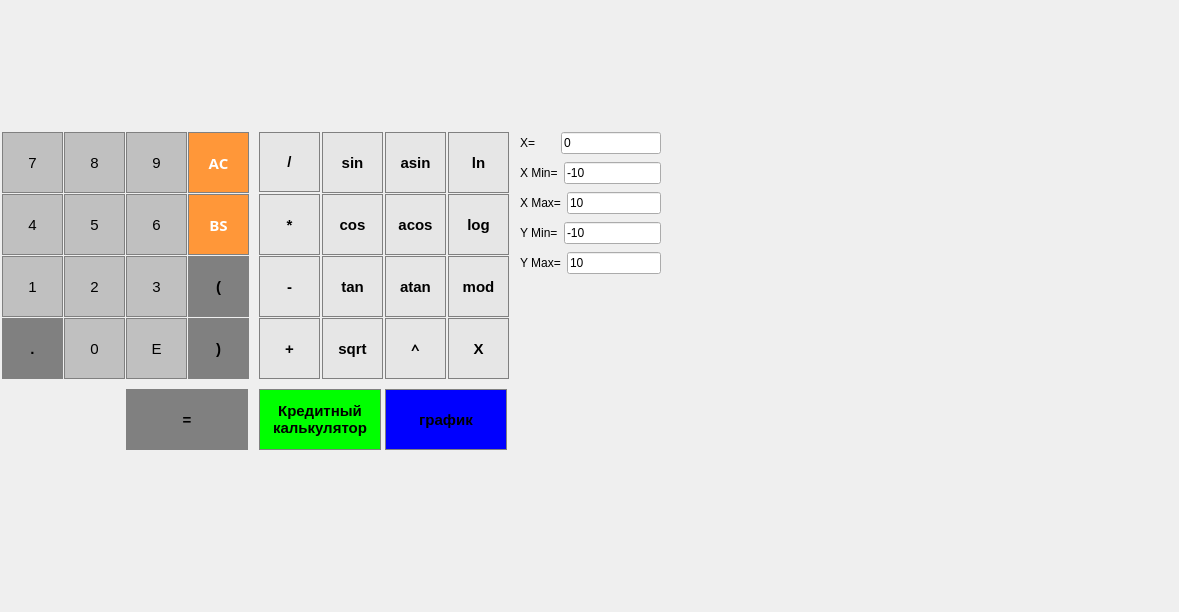
<?xml version="1.0" encoding="UTF-8"?>
<ui version="4.0">
 <class>MainWindow</class>
 <widget class="QMainWindow" name="MainWindow">
  <property name="geometry">
   <rect>
    <x>0</x>
    <y>0</y>
    <width>1179</width>
    <height>612</height>
   </rect>
  </property>
  <property name="windowTitle">
   <string>SmartCalc_v1.0</string>
  </property>
  <widget class="QWidget" name="centralwidget">
   <widget class="QLabel" name="result_show">
    <property name="geometry">
     <rect>
      <x>10</x>
      <y>10</y>
      <width>481</width>
      <height>51</height>
     </rect>
    </property>
    <property name="font">
     <font>
      <pointsize>20</pointsize>
      <weight>75</weight>
      <bold>true</bold>
     </font>
    </property>
    <property name="styleSheet">
     <string notr="true">QLabel {
  qproperty-alignment: 'AlignVCenter | AlignRight';
  border: 1px solid gray;
}

background-color : white;</string>
    </property>
    <property name="text">
     <string/>
    </property>
   </widget>
   <widget class="QPushButton" name="pushButton_bracket_1">
    <property name="geometry">
     <rect>
      <x>188</x>
      <y>256</y>
      <width>61</width>
      <height>61</height>
     </rect>
    </property>
    <property name="font">
     <font>
      <pointsize>11</pointsize>
      <weight>75</weight>
      <bold>true</bold>
     </font>
    </property>
    <property name="styleSheet">
     <string notr="true">QPushButton {
  background-color: rgb(128, 128, 128);
  border: 1px solid gray;
}
QPushButton:pressed {
    background-color: qlineargradient(x1: 0, y1: 0, x2: 0, y2: 1,
                                      stop: 0 #BEBEBE, stop: 1 #D7D7D7);
}</string>
    </property>
    <property name="text">
     <string>(</string>
    </property>
   </widget>
   <widget class="QPushButton" name="pushButton_X">
    <property name="geometry">
     <rect>
      <x>448</x>
      <y>318</y>
      <width>61</width>
      <height>61</height>
     </rect>
    </property>
    <property name="font">
     <font>
      <pointsize>11</pointsize>
      <weight>75</weight>
      <bold>true</bold>
     </font>
    </property>
    <property name="styleSheet">
     <string notr="true">QPushButton {
  background-color: rgb(230, 230, 230);
  border: 1px solid gray;
}
QPushButton:pressed {
    background-color: qlineargradient(x1: 0, y1: 0, x2: 0, y2: 1,
                                      stop: 0 #BEBEBE, stop: 1 #D7D7D7);
}</string>
    </property>
    <property name="text">
     <string>X</string>
    </property>
   </widget>
   <widget class="QPushButton" name="pushButton_7">
    <property name="geometry">
     <rect>
      <x>2</x>
      <y>132</y>
      <width>61</width>
      <height>61</height>
     </rect>
    </property>
    <property name="font">
     <font>
      <pointsize>11</pointsize>
     </font>
    </property>
    <property name="styleSheet">
     <string notr="true">QPushButton {
 background-color: rgb(192, 192, 192);
   border: 1px solid gray;
}
QPushButton:pressed {
    background-color: qlineargradient(x1: 0, y1: 0, x2: 0, y2: 1,
                                      stop: 0 #dadbde, stop: 1 #f6f7fa);
}</string>
    </property>
    <property name="text">
     <string>7</string>
    </property>
   </widget>
   <widget class="QPushButton" name="pushButton_8">
    <property name="geometry">
     <rect>
      <x>64</x>
      <y>132</y>
      <width>61</width>
      <height>61</height>
     </rect>
    </property>
    <property name="font">
     <font>
      <pointsize>11</pointsize>
     </font>
    </property>
    <property name="styleSheet">
     <string notr="true">QPushButton {
 background-color: rgb(192, 192, 192);
   border: 1px solid gray;
}
QPushButton:pressed {
    background-color: qlineargradient(x1: 0, y1: 0, x2: 0, y2: 1,
                                      stop: 0 #dadbde, stop: 1 #f6f7fa);
}</string>
    </property>
    <property name="text">
     <string>8</string>
    </property>
   </widget>
   <widget class="QPushButton" name="pushButton_9">
    <property name="geometry">
     <rect>
      <x>126</x>
      <y>132</y>
      <width>61</width>
      <height>61</height>
     </rect>
    </property>
    <property name="font">
     <font>
      <pointsize>11</pointsize>
     </font>
    </property>
    <property name="styleSheet">
     <string notr="true">QPushButton {
 background-color: rgb(192, 192, 192);
   border: 1px solid gray;
}
QPushButton:pressed {
    background-color: qlineargradient(x1: 0, y1: 0, x2: 0, y2: 1,
                                      stop: 0 #dadbde, stop: 1 #f6f7fa);
}</string>
    </property>
    <property name="text">
     <string>9</string>
    </property>
   </widget>
   <widget class="QPushButton" name="pushButton_divide">
    <property name="geometry">
     <rect>
      <x>259</x>
      <y>132</y>
      <width>61</width>
      <height>60</height>
     </rect>
    </property>
    <property name="font">
     <font>
      <pointsize>11</pointsize>
      <weight>75</weight>
      <bold>true</bold>
     </font>
    </property>
    <property name="styleSheet">
     <string notr="true">QPushButton {
  background-color: rgb(230, 230, 230);
  border: 1px solid gray;
}
QPushButton:pressed {
    background-color: qlineargradient(x1: 0, y1: 0, x2: 0, y2: 1,
                                      stop: 0 #BEBEBE, stop: 1 #D7D7D7);
}</string>
    </property>
    <property name="text">
     <string>/</string>
    </property>
   </widget>
   <widget class="QPushButton" name="pushButton_4">
    <property name="geometry">
     <rect>
      <x>2</x>
      <y>194</y>
      <width>61</width>
      <height>61</height>
     </rect>
    </property>
    <property name="font">
     <font>
      <pointsize>11</pointsize>
     </font>
    </property>
    <property name="styleSheet">
     <string notr="true">QPushButton {
 background-color: rgb(192, 192, 192);
   border: 1px solid gray;
}
QPushButton:pressed {
    background-color: qlineargradient(x1: 0, y1: 0, x2: 0, y2: 1,
                                      stop: 0 #dadbde, stop: 1 #f6f7fa);
}</string>
    </property>
    <property name="text">
     <string>4</string>
    </property>
   </widget>
   <widget class="QPushButton" name="pushButton_5">
    <property name="geometry">
     <rect>
      <x>64</x>
      <y>194</y>
      <width>61</width>
      <height>61</height>
     </rect>
    </property>
    <property name="font">
     <font>
      <pointsize>11</pointsize>
     </font>
    </property>
    <property name="styleSheet">
     <string notr="true">QPushButton {
 background-color: rgb(192, 192, 192);
   border: 1px solid gray;
}
QPushButton:pressed {
    background-color: qlineargradient(x1: 0, y1: 0, x2: 0, y2: 1,
                                      stop: 0 #dadbde, stop: 1 #f6f7fa);
}</string>
    </property>
    <property name="text">
     <string>5</string>
    </property>
   </widget>
   <widget class="QPushButton" name="pushButton_6">
    <property name="geometry">
     <rect>
      <x>126</x>
      <y>194</y>
      <width>61</width>
      <height>61</height>
     </rect>
    </property>
    <property name="font">
     <font>
      <pointsize>11</pointsize>
     </font>
    </property>
    <property name="styleSheet">
     <string notr="true">QPushButton {
 background-color: rgb(192, 192, 192);
   border: 1px solid gray;
}
QPushButton:pressed {
    background-color: qlineargradient(x1: 0, y1: 0, x2: 0, y2: 1,
                                      stop: 0 #dadbde, stop: 1 #f6f7fa);
}</string>
    </property>
    <property name="text">
     <string>6</string>
    </property>
   </widget>
   <widget class="QPushButton" name="pushButton_multiplication">
    <property name="geometry">
     <rect>
      <x>259</x>
      <y>194</y>
      <width>61</width>
      <height>61</height>
     </rect>
    </property>
    <property name="font">
     <font>
      <pointsize>11</pointsize>
      <weight>75</weight>
      <bold>true</bold>
     </font>
    </property>
    <property name="styleSheet">
     <string notr="true">QPushButton {
  background-color: rgb(230, 230, 230);
  border: 1px solid gray;
}
QPushButton:pressed {
    background-color: qlineargradient(x1: 0, y1: 0, x2: 0, y2: 1,
                                      stop: 0 #BEBEBE, stop: 1 #D7D7D7);
}</string>
    </property>
    <property name="text">
     <string>*</string>
    </property>
   </widget>
   <widget class="QPushButton" name="pushButton_1">
    <property name="geometry">
     <rect>
      <x>2</x>
      <y>256</y>
      <width>61</width>
      <height>61</height>
     </rect>
    </property>
    <property name="font">
     <font>
      <pointsize>11</pointsize>
     </font>
    </property>
    <property name="styleSheet">
     <string notr="true">QPushButton {
 background-color: rgb(192, 192, 192);
   border: 1px solid gray;
}
QPushButton:pressed {
    background-color: qlineargradient(x1: 0, y1: 0, x2: 0, y2: 1,
                                      stop: 0 #dadbde, stop: 1 #f6f7fa);
}</string>
    </property>
    <property name="text">
     <string>1</string>
    </property>
   </widget>
   <widget class="QPushButton" name="pushButton_2">
    <property name="geometry">
     <rect>
      <x>64</x>
      <y>256</y>
      <width>61</width>
      <height>61</height>
     </rect>
    </property>
    <property name="font">
     <font>
      <pointsize>11</pointsize>
     </font>
    </property>
    <property name="styleSheet">
     <string notr="true">QPushButton {
 background-color: rgb(192, 192, 192);
   border: 1px solid gray;
}
QPushButton:pressed {
    background-color: qlineargradient(x1: 0, y1: 0, x2: 0, y2: 1,
                                      stop: 0 #dadbde, stop: 1 #f6f7fa);
}</string>
    </property>
    <property name="text">
     <string>2</string>
    </property>
   </widget>
   <widget class="QPushButton" name="pushButton_3">
    <property name="geometry">
     <rect>
      <x>126</x>
      <y>256</y>
      <width>61</width>
      <height>61</height>
     </rect>
    </property>
    <property name="font">
     <font>
      <pointsize>11</pointsize>
     </font>
    </property>
    <property name="styleSheet">
     <string notr="true">QPushButton {
 background-color: rgb(192, 192, 192);
   border: 1px solid gray;
}
QPushButton:pressed {
    background-color: qlineargradient(x1: 0, y1: 0, x2: 0, y2: 1,
                                      stop: 0 #dadbde, stop: 1 #f6f7fa);
}</string>
    </property>
    <property name="text">
     <string>3</string>
    </property>
   </widget>
   <widget class="QPushButton" name="pushButton_minus">
    <property name="geometry">
     <rect>
      <x>259</x>
      <y>256</y>
      <width>61</width>
      <height>61</height>
     </rect>
    </property>
    <property name="font">
     <font>
      <pointsize>11</pointsize>
      <weight>75</weight>
      <bold>true</bold>
     </font>
    </property>
    <property name="styleSheet">
     <string notr="true">QPushButton {
  background-color: rgb(230, 230, 230);
  border: 1px solid gray;
}
QPushButton:pressed {
    background-color: qlineargradient(x1: 0, y1: 0, x2: 0, y2: 1,
                                      stop: 0 #BEBEBE, stop: 1 #D7D7D7);
}</string>
    </property>
    <property name="text">
     <string>-</string>
    </property>
   </widget>
   <widget class="QPushButton" name="pushButton_dot">
    <property name="geometry">
     <rect>
      <x>2</x>
      <y>318</y>
      <width>61</width>
      <height>61</height>
     </rect>
    </property>
    <property name="font">
     <font>
      <pointsize>11</pointsize>
      <weight>75</weight>
      <bold>true</bold>
     </font>
    </property>
    <property name="styleSheet">
     <string notr="true">QPushButton {
  background-color: rgb(128, 128, 128);
  border: 1px solid gray;
}
QPushButton:pressed {
    background-color: qlineargradient(x1: 0, y1: 0, x2: 0, y2: 1,
                                      stop: 0 #BEBEBE, stop: 1 #D7D7D7);
}</string>
    </property>
    <property name="text">
     <string>.</string>
    </property>
   </widget>
   <widget class="QPushButton" name="pushButton_0">
    <property name="geometry">
     <rect>
      <x>64</x>
      <y>318</y>
      <width>61</width>
      <height>61</height>
     </rect>
    </property>
    <property name="font">
     <font>
      <pointsize>11</pointsize>
     </font>
    </property>
    <property name="styleSheet">
     <string notr="true">QPushButton {
 background-color: rgb(192, 192, 192);
   border: 1px solid gray;
}
QPushButton:pressed {
    background-color: qlineargradient(x1: 0, y1: 0, x2: 0, y2: 1,
                                      stop: 0 #dadbde, stop: 1 #f6f7fa);
}</string>
    </property>
    <property name="text">
     <string>0</string>
    </property>
   </widget>
   <widget class="QPushButton" name="pushButton_equals">
    <property name="geometry">
     <rect>
      <x>126</x>
      <y>389</y>
      <width>122</width>
      <height>61</height>
     </rect>
    </property>
    <property name="font">
     <font>
      <pointsize>11</pointsize>
      <weight>75</weight>
      <bold>true</bold>
     </font>
    </property>
    <property name="styleSheet">
     <string notr="true">QPushButton {
  background-color: rgb(128, 128, 128);
  border: 1px solid gray;
}
QPushButton:pressed {
    background-color: qlineargradient(x1: 0, y1: 0, x2: 0, y2: 1,
                                      stop: 0 #BEBEBE, stop: 1 #D7D7D7);
}</string>
    </property>
    <property name="text">
     <string>=</string>
    </property>
   </widget>
   <widget class="QPushButton" name="pushButton_mod">
    <property name="geometry">
     <rect>
      <x>448</x>
      <y>256</y>
      <width>61</width>
      <height>61</height>
     </rect>
    </property>
    <property name="font">
     <font>
      <pointsize>11</pointsize>
      <weight>75</weight>
      <bold>true</bold>
     </font>
    </property>
    <property name="styleSheet">
     <string notr="true">QPushButton {
  background-color: rgb(230, 230, 230);
  border: 1px solid gray;
}
QPushButton:pressed {
    background-color: qlineargradient(x1: 0, y1: 0, x2: 0, y2: 1,
                                      stop: 0 #BEBEBE, stop: 1 #D7D7D7);
}</string>
    </property>
    <property name="text">
     <string>mod</string>
    </property>
   </widget>
   <widget class="QPushButton" name="pushButton_cos">
    <property name="geometry">
     <rect>
      <x>322</x>
      <y>194</y>
      <width>61</width>
      <height>61</height>
     </rect>
    </property>
    <property name="font">
     <font>
      <pointsize>11</pointsize>
      <weight>75</weight>
      <bold>true</bold>
     </font>
    </property>
    <property name="styleSheet">
     <string notr="true">QPushButton {
  background-color: rgb(230, 230, 230);
  border: 1px solid gray;
}
QPushButton:pressed {
    background-color: qlineargradient(x1: 0, y1: 0, x2: 0, y2: 1,
                                      stop: 0 #BEBEBE, stop: 1 #D7D7D7);
}</string>
    </property>
    <property name="text">
     <string>cos</string>
    </property>
   </widget>
   <widget class="QPushButton" name="pushButton_Acos">
    <property name="geometry">
     <rect>
      <x>385</x>
      <y>194</y>
      <width>61</width>
      <height>61</height>
     </rect>
    </property>
    <property name="font">
     <font>
      <pointsize>11</pointsize>
      <weight>75</weight>
      <bold>true</bold>
     </font>
    </property>
    <property name="styleSheet">
     <string notr="true">QPushButton {
  background-color: rgb(230, 230, 230);
  border: 1px solid gray;
}
QPushButton:pressed {
    background-color: qlineargradient(x1: 0, y1: 0, x2: 0, y2: 1,
                                      stop: 0 #BEBEBE, stop: 1 #D7D7D7);
}</string>
    </property>
    <property name="text">
     <string>acos</string>
    </property>
   </widget>
   <widget class="QPushButton" name="pushButton_sin">
    <property name="geometry">
     <rect>
      <x>322</x>
      <y>132</y>
      <width>61</width>
      <height>61</height>
     </rect>
    </property>
    <property name="font">
     <font>
      <pointsize>11</pointsize>
      <weight>75</weight>
      <bold>true</bold>
     </font>
    </property>
    <property name="styleSheet">
     <string notr="true">QPushButton {
  background-color: rgb(230, 230, 230);
  border: 1px solid gray;
}
QPushButton:pressed {
    background-color: qlineargradient(x1: 0, y1: 0, x2: 0, y2: 1,
                                      stop: 0 #BEBEBE, stop: 1 #D7D7D7);
}</string>
    </property>
    <property name="text">
     <string>sin</string>
    </property>
   </widget>
   <widget class="QPushButton" name="pushButton_tan">
    <property name="geometry">
     <rect>
      <x>322</x>
      <y>256</y>
      <width>61</width>
      <height>61</height>
     </rect>
    </property>
    <property name="font">
     <font>
      <pointsize>11</pointsize>
      <weight>75</weight>
      <bold>true</bold>
     </font>
    </property>
    <property name="styleSheet">
     <string notr="true">QPushButton {
  background-color: rgb(230, 230, 230);
  border: 1px solid gray;
}
QPushButton:pressed {
    background-color: qlineargradient(x1: 0, y1: 0, x2: 0, y2: 1,
                                      stop: 0 #BEBEBE, stop: 1 #D7D7D7);
}</string>
    </property>
    <property name="text">
     <string>tan</string>
    </property>
   </widget>
   <widget class="QPushButton" name="pushButton_Asin">
    <property name="geometry">
     <rect>
      <x>385</x>
      <y>132</y>
      <width>61</width>
      <height>61</height>
     </rect>
    </property>
    <property name="font">
     <font>
      <pointsize>11</pointsize>
      <weight>75</weight>
      <bold>true</bold>
     </font>
    </property>
    <property name="styleSheet">
     <string notr="true">QPushButton {
  background-color: rgb(230, 230, 230);
  border: 1px solid gray;
}
QPushButton:pressed {
    background-color: qlineargradient(x1: 0, y1: 0, x2: 0, y2: 1,
                                      stop: 0 #BEBEBE, stop: 1 #D7D7D7);
}</string>
    </property>
    <property name="text">
     <string>asin</string>
    </property>
   </widget>
   <widget class="QPushButton" name="pushButton_sqrt">
    <property name="geometry">
     <rect>
      <x>322</x>
      <y>318</y>
      <width>61</width>
      <height>61</height>
     </rect>
    </property>
    <property name="font">
     <font>
      <pointsize>11</pointsize>
      <weight>75</weight>
      <bold>true</bold>
     </font>
    </property>
    <property name="styleSheet">
     <string notr="true">QPushButton {
  background-color: rgb(230, 230, 230);
  border: 1px solid gray;
}
QPushButton:pressed {
    background-color: qlineargradient(x1: 0, y1: 0, x2: 0, y2: 1,
                                      stop: 0 #BEBEBE, stop: 1 #D7D7D7);
}</string>
    </property>
    <property name="text">
     <string>sqrt</string>
    </property>
   </widget>
   <widget class="QPushButton" name="pushButton_log">
    <property name="geometry">
     <rect>
      <x>448</x>
      <y>194</y>
      <width>61</width>
      <height>61</height>
     </rect>
    </property>
    <property name="font">
     <font>
      <pointsize>11</pointsize>
      <weight>75</weight>
      <bold>true</bold>
     </font>
    </property>
    <property name="styleSheet">
     <string notr="true">QPushButton {
  background-color: rgb(230, 230, 230);
  border: 1px solid gray;
}
QPushButton:pressed {
    background-color: qlineargradient(x1: 0, y1: 0, x2: 0, y2: 1,
                                      stop: 0 #BEBEBE, stop: 1 #D7D7D7);
}</string>
    </property>
    <property name="text">
     <string>log</string>
    </property>
   </widget>
   <widget class="QPushButton" name="pushButton_Atan">
    <property name="geometry">
     <rect>
      <x>385</x>
      <y>256</y>
      <width>61</width>
      <height>61</height>
     </rect>
    </property>
    <property name="font">
     <font>
      <pointsize>11</pointsize>
      <weight>75</weight>
      <bold>true</bold>
     </font>
    </property>
    <property name="styleSheet">
     <string notr="true">QPushButton {
  background-color: rgb(230, 230, 230);
  border: 1px solid gray;
}
QPushButton:pressed {
    background-color: qlineargradient(x1: 0, y1: 0, x2: 0, y2: 1,
                                      stop: 0 #BEBEBE, stop: 1 #D7D7D7);
}</string>
    </property>
    <property name="text">
     <string>atan</string>
    </property>
   </widget>
   <widget class="QPushButton" name="pushButton_ln">
    <property name="geometry">
     <rect>
      <x>448</x>
      <y>132</y>
      <width>61</width>
      <height>61</height>
     </rect>
    </property>
    <property name="font">
     <font>
      <pointsize>11</pointsize>
      <weight>75</weight>
      <bold>true</bold>
     </font>
    </property>
    <property name="styleSheet">
     <string notr="true">QPushButton {
  background-color: rgb(230, 230, 230);
  border: 1px solid gray;
}
QPushButton:pressed {
    background-color: qlineargradient(x1: 0, y1: 0, x2: 0, y2: 1,
                                      stop: 0 #BEBEBE, stop: 1 #D7D7D7);
}</string>
    </property>
    <property name="text">
     <string>ln</string>
    </property>
   </widget>
   <widget class="QPushButton" name="pushButton_bracket_2">
    <property name="geometry">
     <rect>
      <x>188</x>
      <y>318</y>
      <width>61</width>
      <height>61</height>
     </rect>
    </property>
    <property name="font">
     <font>
      <pointsize>11</pointsize>
      <weight>75</weight>
      <bold>true</bold>
     </font>
    </property>
    <property name="styleSheet">
     <string notr="true">QPushButton {
  background-color: rgb(128, 128, 128);
  border: 1px solid gray;
}
QPushButton:pressed {
    background-color: qlineargradient(x1: 0, y1: 0, x2: 0, y2: 1,
                                      stop: 0 #BEBEBE, stop: 1 #D7D7D7);
}</string>
    </property>
    <property name="text">
     <string>)</string>
    </property>
   </widget>
   <widget class="QPushButton" name="pushButton_AC">
    <property name="geometry">
     <rect>
      <x>188</x>
      <y>132</y>
      <width>61</width>
      <height>61</height>
     </rect>
    </property>
    <property name="font">
     <font>
      <family>Sans Serif</family>
      <pointsize>11</pointsize>
      <weight>75</weight>
      <bold>true</bold>
     </font>
    </property>
    <property name="styleSheet">
     <string notr="true">QPushButton {
  background-color: rgb(255, 151, 57);
  color: white; 
  border: 1px solid gray;
}

QPushButton:pressed {
    background-color: qlineargradient(x1: 0, y1: 0, x2: 0, y2: 1,
                                      stop: 0 #FF7832, stop: 1 #FF9739);
}</string>
    </property>
    <property name="text">
     <string>AC</string>
    </property>
   </widget>
   <widget class="QPushButton" name="pushButton_plus">
    <property name="geometry">
     <rect>
      <x>259</x>
      <y>318</y>
      <width>61</width>
      <height>61</height>
     </rect>
    </property>
    <property name="font">
     <font>
      <pointsize>11</pointsize>
      <weight>75</weight>
      <bold>true</bold>
     </font>
    </property>
    <property name="styleSheet">
     <string notr="true">QPushButton {
  background-color: rgb(230, 230, 230);
  border: 1px solid gray;
}
QPushButton:pressed {
    background-color: qlineargradient(x1: 0, y1: 0, x2: 0, y2: 1,
                                      stop: 0 #BEBEBE, stop: 1 #D7D7D7);
}</string>
    </property>
    <property name="text">
     <string>+</string>
    </property>
   </widget>
   <widget class="QPushButton" name="pushButton_pow">
    <property name="geometry">
     <rect>
      <x>385</x>
      <y>318</y>
      <width>61</width>
      <height>61</height>
     </rect>
    </property>
    <property name="font">
     <font>
      <family>Sans Serif</family>
      <pointsize>11</pointsize>
      <weight>75</weight>
      <bold>true</bold>
     </font>
    </property>
    <property name="styleSheet">
     <string notr="true">QPushButton {
  background-color: rgb(230, 230, 230);
  border: 1px solid gray;
}
QPushButton:pressed {
    background-color: qlineargradient(x1: 0, y1: 0, x2: 0, y2: 1,
                                      stop: 0 #BEBEBE, stop: 1 #D7D7D7);
}</string>
    </property>
    <property name="text">
     <string>^</string>
    </property>
   </widget>
   <widget class="QLabel" name="expression">
    <property name="geometry">
     <rect>
      <x>10</x>
      <y>70</y>
      <width>481</width>
      <height>41</height>
     </rect>
    </property>
    <property name="text">
     <string/>
    </property>
   </widget>
   <widget class="QPushButton" name="pushButton_graph">
    <property name="geometry">
     <rect>
      <x>385</x>
      <y>389</y>
      <width>122</width>
      <height>61</height>
     </rect>
    </property>
    <property name="font">
     <font>
      <pointsize>11</pointsize>
      <weight>75</weight>
      <bold>true</bold>
     </font>
    </property>
    <property name="styleSheet">
     <string notr="true">QPushButton {
  background-color: rgb(0, 0, 255);
  border: 1px solid gray;
}
QPushButton:pressed {
    background-color: qlineargradient(x1: 0, y1: 0, x2: 0, y2: 1,
                                      stop: 0 #BEBEBE, stop: 1 #D7D7D7);
}</string>
    </property>
    <property name="text">
     <string>график</string>
    </property>
   </widget>
   <widget class="QWidget" name="layoutWidget">
    <property name="geometry">
     <rect>
      <x>520</x>
      <y>130</y>
      <width>141</width>
      <height>151</height>
     </rect>
    </property>
    <layout class="QVBoxLayout" name="verticalLayout">
     <item>
      <layout class="QHBoxLayout" name="horizontalLayout">
       <item>
        <widget class="QLabel" name="label_x">
         <property name="text">
          <string>X=      </string>
         </property>
        </widget>
       </item>
       <item>
        <widget class="QLineEdit" name="lineEdit_x">
         <property name="text">
          <string>0</string>
         </property>
        </widget>
       </item>
      </layout>
     </item>
     <item>
      <layout class="QHBoxLayout" name="horizontalLayout_2">
       <item>
        <widget class="QLabel" name="label_x_min">
         <property name="text">
          <string>X Min=</string>
         </property>
        </widget>
       </item>
       <item>
        <widget class="QLineEdit" name="lineEdit_x_min">
         <property name="text">
          <string>-10</string>
         </property>
        </widget>
       </item>
      </layout>
     </item>
     <item>
      <layout class="QHBoxLayout" name="horizontalLayout_3">
       <item>
        <widget class="QLabel" name="label_x_max">
         <property name="text">
          <string>X Max=</string>
         </property>
        </widget>
       </item>
       <item>
        <widget class="QLineEdit" name="lineEdit_x_max">
         <property name="text">
          <string>10</string>
         </property>
        </widget>
       </item>
      </layout>
     </item>
     <item>
      <layout class="QHBoxLayout" name="horizontalLayout_4">
       <item>
        <widget class="QLabel" name="label_y_min">
         <property name="text">
          <string>Y Min=</string>
         </property>
        </widget>
       </item>
       <item>
        <widget class="QLineEdit" name="lineEdit_y_min">
         <property name="text">
          <string>-10</string>
         </property>
        </widget>
       </item>
      </layout>
     </item>
     <item>
      <layout class="QHBoxLayout" name="horizontalLayout_5">
       <item>
        <widget class="QLabel" name="label_y_max">
         <property name="text">
          <string>Y Max=</string>
         </property>
        </widget>
       </item>
       <item>
        <widget class="QLineEdit" name="lineEdit_y_max">
         <property name="text">
          <string>10</string>
         </property>
        </widget>
       </item>
      </layout>
     </item>
    </layout>
   </widget>
   <widget class="QCustomPlot" name="graph_widget" native="true">
    <property name="geometry">
     <rect>
      <x>689</x>
      <y>9</y>
      <width>471</width>
      <height>411</height>
     </rect>
    </property>
   </widget>
   <widget class="QPushButton" name="pushButton_E">
    <property name="geometry">
     <rect>
      <x>126</x>
      <y>318</y>
      <width>61</width>
      <height>61</height>
     </rect>
    </property>
    <property name="font">
     <font>
      <pointsize>11</pointsize>
     </font>
    </property>
    <property name="styleSheet">
     <string notr="true">QPushButton {
 background-color: rgb(192, 192, 192);
   border: 1px solid gray;
}
QPushButton:pressed {
    background-color: qlineargradient(x1: 0, y1: 0, x2: 0, y2: 1,
                                      stop: 0 #dadbde, stop: 1 #f6f7fa);
}</string>
    </property>
    <property name="text">
     <string>E</string>
    </property>
   </widget>
   <widget class="QPushButton" name="pushButton_Backspace">
    <property name="geometry">
     <rect>
      <x>188</x>
      <y>194</y>
      <width>61</width>
      <height>61</height>
     </rect>
    </property>
    <property name="font">
     <font>
      <family>Sans Serif</family>
      <pointsize>11</pointsize>
      <weight>75</weight>
      <bold>true</bold>
     </font>
    </property>
    <property name="styleSheet">
     <string notr="true">QPushButton {
  background-color: rgb(255, 151, 57);
  color: white; 
  border: 1px solid gray;
}

QPushButton:pressed {
    background-color: qlineargradient(x1: 0, y1: 0, x2: 0, y2: 1,
                                      stop: 0 #FF7832, stop: 1 #FF9739);
}</string>
    </property>
    <property name="text">
     <string>BS</string>
    </property>
   </widget>
   <widget class="QPushButton" name="pushButton_credit">
    <property name="geometry">
     <rect>
      <x>259</x>
      <y>389</y>
      <width>122</width>
      <height>61</height>
     </rect>
    </property>
    <property name="font">
     <font>
      <pointsize>11</pointsize>
      <weight>75</weight>
      <bold>true</bold>
     </font>
    </property>
    <property name="styleSheet">
     <string notr="true">QPushButton {
  background-color: rgb(0, 255, 0);
  border: 1px solid gray;
}
QPushButton:pressed {
    background-color: qlineargradient(x1: 0, y1: 0, x2: 0, y2: 1,
                                      stop: 0 #BEBEBE, stop: 1 #D7D7D7);
}</string>
    </property>
    <property name="text">
     <string>Кредитный
калькулятор</string>
    </property>
   </widget>
  </widget>
 </widget>
 <customwidgets>
  <customwidget>
   <class>QCustomPlot</class>
   <extends>QWidget</extends>
   <header>qcustomplot.h</header>
   <container>1</container>
  </customwidget>
 </customwidgets>
 <resources/>
 <connections/>
</ui>
